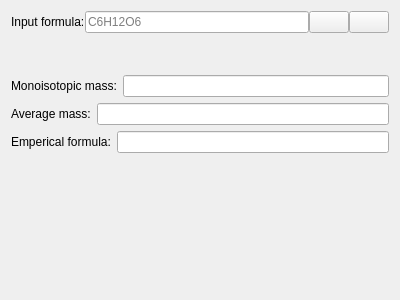
<?xml version="1.0" encoding="UTF-8"?>
<ui version="4.0">
 <class>FormFormulaToMass</class>
 <widget class="QWidget" name="FormFormulaToMass">
  <property name="geometry">
   <rect>
    <x>0</x>
    <y>0</y>
    <width>400</width>
    <height>300</height>
   </rect>
  </property>
  <layout class="QVBoxLayout" name="verticalLayout">
   <item>
    <layout class="QHBoxLayout" name="horizontalLayout">
     <property name="spacing">
      <number>0</number>
     </property>
     <item>
      <widget class="QLabel" name="labelInputFormula">
       <property name="text">
        <string>Input formula:</string>
       </property>
      </widget>
     </item>
     <item>
      <widget class="LabeledText" name="textInputFormula">
       <property name="placeholderText">
        <string notr="true">C6H12O6</string>
       </property>
      </widget>
     </item>
     <item>
      <widget class="QPushButton" name="buttonGetMass">
       <property name="toolTip">
        <string>Calculate the molecular weight of input formula</string>
       </property>
       <property name="icon">
        <iconset resource="../resources.qrc">
         <normaloff>:/icons/return.png</normaloff>:/icons/return.png</iconset>
       </property>
      </widget>
     </item>
     <item>
      <widget class="QPushButton" name="buttonModification">
       <property name="toolTip">
        <string>Set modification</string>
       </property>
       <property name="icon">
        <iconset resource="../resources.qrc">
         <normaloff>:/icons/view-more-horizontal.png</normaloff>:/icons/view-more-horizontal.png</iconset>
       </property>
      </widget>
     </item>
    </layout>
   </item>
   <item>
    <widget class="FrameFormulaModification" name="frameModification">
     <property name="minimumSize">
      <size>
       <width>300</width>
       <height>30</height>
      </size>
     </property>
    </widget>
   </item>
   <item>
    <layout class="QHBoxLayout" name="horizontalLayout_2">
     <item>
      <widget class="QLabel" name="labelResultMonoMass">
       <property name="text">
        <string>Monoisotopic mass:</string>
       </property>
      </widget>
     </item>
     <item>
      <widget class="QLineEdit" name="textResultMonoMass">
       <property name="readOnly">
        <bool>true</bool>
       </property>
      </widget>
     </item>
    </layout>
   </item>
   <item>
    <layout class="QHBoxLayout" name="horizontalLayout_3">
     <item>
      <widget class="QLabel" name="labelAverageMass">
       <property name="text">
        <string>Average mass:</string>
       </property>
      </widget>
     </item>
     <item>
      <widget class="QLineEdit" name="textResultMass">
       <property name="readOnly">
        <bool>true</bool>
       </property>
      </widget>
     </item>
    </layout>
   </item>
   <item>
    <layout class="QHBoxLayout" name="horizontalLayout_4">
     <item>
      <widget class="QLabel" name="label_3">
       <property name="text">
        <string>Emperical formula:</string>
       </property>
      </widget>
     </item>
     <item>
      <widget class="QLineEdit" name="textResultFormula"/>
     </item>
    </layout>
   </item>
   <item>
    <widget class="FrameIsotopicPatternList" name="frameIsotopicPattern">
     <property name="sizePolicy">
      <sizepolicy hsizetype="Preferred" vsizetype="Expanding">
       <horstretch>0</horstretch>
       <verstretch>0</verstretch>
      </sizepolicy>
     </property>
    </widget>
   </item>
  </layout>
 </widget>
 <customwidgets>
  <customwidget>
   <class>FrameFormulaModification</class>
   <extends>QFrame</extends>
   <header>widget/frameformulamodification.h</header>
   <container>1</container>
  </customwidget>
  <customwidget>
   <class>LabeledText</class>
   <extends>QLineEdit</extends>
   <header>widget/labeledtext.h</header>
  </customwidget>
  <customwidget>
   <class>FrameIsotopicPatternList</class>
   <extends>QFrame</extends>
   <header>widget/frameisotopicpatternlist.h</header>
   <container>1</container>
  </customwidget>
 </customwidgets>
 <resources>
  <include location="../resources.qrc"/>
 </resources>
 <connections/>
</ui>
